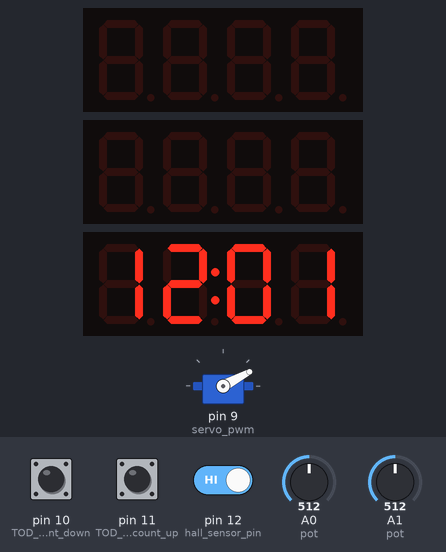
A sketch run on a simulated Arduino Uno, built with avr-gcc and run on an emulated ATmega328P. Shown: 3 × 4-digit seven-segment display, servo. The inputs (shaded band) are chosen by the test bench; at power-on: pin 11 (TOD_clock_set_count_up) HIGH, pin 10 (TOD_clock_set_count_down) HIGH, pin 12 (hall_sensor_pin) HIGH, A0 (pot) = 512, A1 (pot) = 512. The local clock reads 2024-03-15 10:24:30 at power-on unless the sketch sets it.

Above: at 3.3 s.
3.4 s: pin 11 (TOD_clock_set_count_up) pulled LOW for 0.15 s
At 3.58 s:
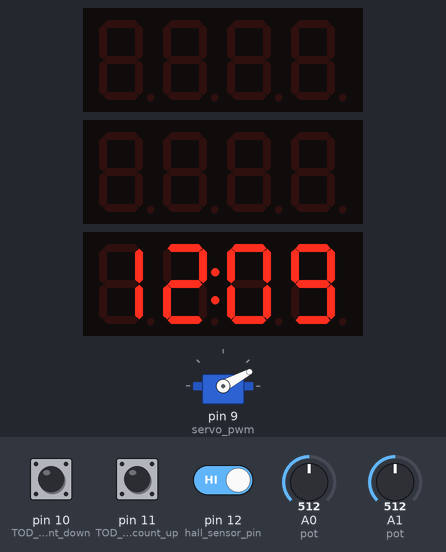
4.1 s: pin 10 (TOD_clock_set_count_down) pulled LOW for 0.15 s
At 4.48 s:
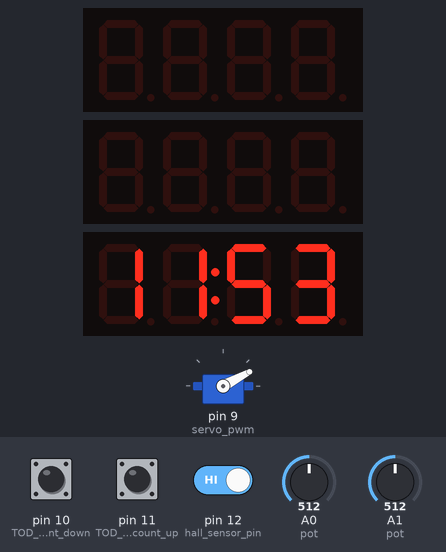
4.8 s: pin 11 (TOD_clock_set_count_up) pulled LOW for 1 s
At 5.31 s:
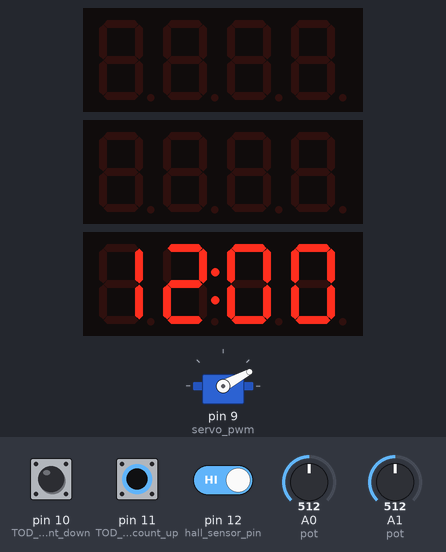
6.4 s: pin 10 (TOD_clock_set_count_down) pulled LOW for 1 s
At 6.84 s:
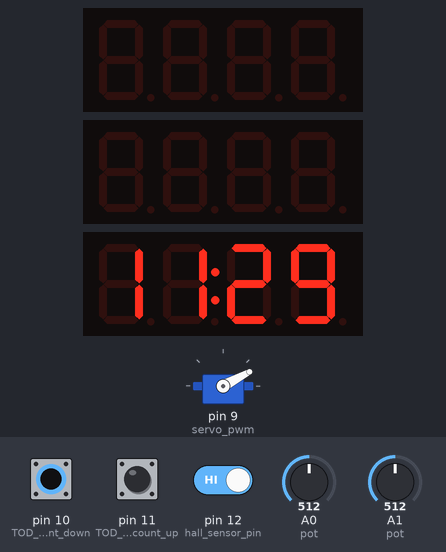
8.0 s: pin 10 (TOD_clock_set_count_down) driven LOW and pin 11 (TOD_clock_set_count_up) driven LOW and pin 12 (hall_sensor_pin) driven LOW
At 8.0 s:
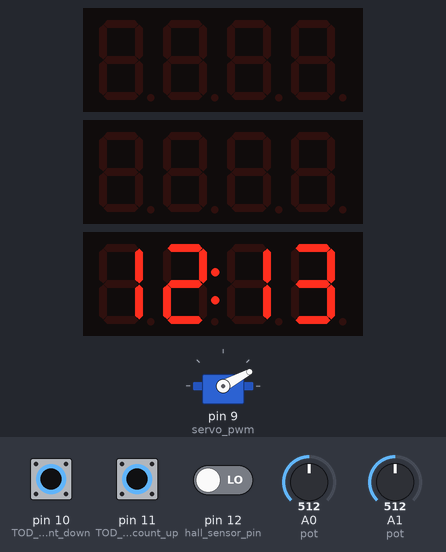
11.0 s: pin 10 (TOD_clock_set_count_down) driven HIGH
At 11.5 s:
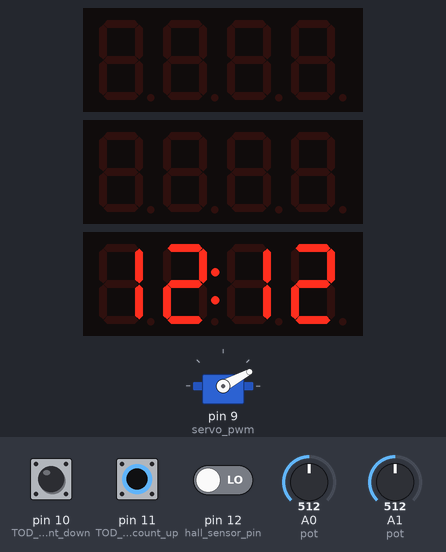
Timing chart, 0 to 13.5 s (numbered marks = the images above; inputs shaded):
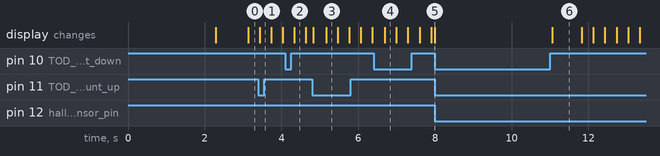

The sketch:

AutoCat_05.ino
```cpp
//AutoCat_05: final shipping version 5.0 written by Jasen B.W. Levoy

//Functions/Features:
//Read door open and closed time from pots and display
//Blink open/closed time displays when open >= closed
//RTC create tod and display
//Door closed check with hall effect sensor
//Servo lock actuator sequence
//TOD clock set feature
//Adjust brightness using photo sensor
//Support functions: set displays

//See Rinky-Dink Electronics by Henning Karlsen for details about DS3231 time module.
//web: http://www.RinkyDinkElectronics.com/

#include <DS3231.h> //RTC module library

// Init the DS3231 using the hardware interface
// DS3231:  SDA pin   -> Analog 4
//          SCL pin   -> Analog 5
DS3231  rtc(SDA, SCL);

#include <TM1637TinyDisplay.h> //TM1637 library. Get displays ready, associate with pins
#define CLK_1 6 //Digital 6 display 1 'time open'
#define DIO_1 7 //Digital 7
TM1637TinyDisplay display1(CLK_1, DIO_1);

#define CLK_2 4 //Digital 4 display 2 'time close'
#define DIO_2 5 //Digital 5
TM1637TinyDisplay display2(CLK_2, DIO_2);

#define CLK_3 2 //Digital 2 display 3 'RTC'
#define DIO_3 3 //Digital 3
TM1637TinyDisplay display3(CLK_3, DIO_3);

Time t; //create object t of class Time, member of DS3231.h

uint8_t blank[] = { 0x0, 0x0, 0x0, 0x0 }; //will use this later to clear the "2" that remains after 2359 rollover

#include <Servo.h> // include servo library to use its related functions
#define servo_pwm 9 // A descriptive name for digital 9 pin of Arduino to provide PWM signal --> angle (0=0%, 180=100% duty cycle)
Servo lock_servo;  // Define an instance of Servo object with the name of "lock_servo"

long int oldPotVal_1 = 0;
long int potTimer_1 = 0;
bool potHolder_1 = false;
int open = 0;

long int oldPotVal_2 = 0;
long int potTimer_2 = 0;
bool potHolder_2 = false;
int close = 0;

long int blink_timer = 0; //time blink to half second for impossible open/close times
bool blink = false; //bool for improper timing if's

long int close_timer = 0;
bool closed = false;

int open_angle = 28 ; //open
int lock_angle = 128; //lock
int servo_angle = 5; //unlock on program start
long int servoTimer = 0;
bool detached = true;

long int counter = 720; //TOD clock set counter

long int upTimer1 = 0; //TOD clock set count up
long int upTimer2 = 0;
long int upTimer3 = 0;
bool upLongPress = 0;

long int downTimer1 = 0; //TOD clock set count down
long int downTimer2 = 0;
long int downTimer3 = 0;
bool downLongPress = 0;
long int setClockTimer = 0;
bool setClock = false;
bool upRelease = true;
bool downRelease = true;

float photoVoltage = 0; //photo sensor
long int brightTimer = 0;
int bright[10];
int brightSum = 0;
int brightCount = 0;
int brightAve = 0;

void setup() {
  Serial.begin(115200);
  display1.begin();
  display1.setBrightness(7); //set 0:min - 7:max
  display2.begin();
  display2.setBrightness(7);
  display3.begin();
  display3.setBrightness(7);

  rtc.begin(); //Initialize the rtc object
  rtc.setTime(12, 0, 0);     //set time. Reset at noon to calibrate
  pinMode(12, INPUT_PULLUP);    //hall sensor pin
  servo_angle = open_angle;  //open_angle seems to be 5
  lock_servo.attach(servo_pwm); //attach servo
  lock_servo.write(servo_angle);
  delay(2000);
  lock_servo.detach(); //un-attach servo. stops power going to servo
  close_timer = millis(); //start timer for three seconds, make sure door is closed before lock moves 1st time (except initial unlock above)
  pinMode(11, INPUT_PULLUP); //TOD clock set count up
  pinMode(10, INPUT_PULLUP); //TOD clock set count down
}

void loop(){

  //#####################################################################
  //read and display door opening time

  if (millis() - potTimer_1 > 5000){ //chose 5 seconds as wait time to see if user is adjusting timer 1
    oldPotVal_1 = analogRead(A0);
    potTimer_1 = millis();
  }
  if (abs(oldPotVal_1 - analogRead(A0)) < 20){ //chose 20 to balance sensitivity to new activity vs. resiliance to pot jitter
    potHolder_1 = true;
  }
  if (abs(oldPotVal_1 - analogRead(A0)) > 20){
    potHolder_1 = false;
  }
  if (potHolder_1 == false){
    int pot1_val = analogRead(A0); //opening time pot (0 to 1023)
    int tod1_100 = pot1_val*2.346;
    int mod1_min = tod1_100 % 100; //remainder of tod_100 (0 to 2399) after mod 100
    int hrs1_trunc = tod1_100 / 100; //eg 1034 -> 10
    int min1 = mod1_min * 0.596; //eg 99 -> 59, 50 -> 30
    int tod1_min = hrs1_trunc * 100;
    int tod1 = (hrs1_trunc * 100) + min1; //exact time of day to minute from potentiometer
    int rem1_30 = min1 % 30;
    open = (hrs1_trunc * 100) + (min1 - rem1_30); //put it all together..
  }
  if (blink == false){ //display close time if blink flag is false
    setTimerDisplay1(open);
  }

  //#####################################################################
  //read and display door closing time

  if (millis() - potTimer_2 > 5000){ //chose 5 seconds as wait time to see if user is adjusting timer 2
    oldPotVal_2 = analogRead(A1);
    potTimer_2 = millis();
  }
  if (abs(oldPotVal_2 - analogRead(A1)) < 20){ //chose 20 to balance sensitivity to new activity vs. resiliance to pot jitter
    potHolder_2 = true;
  }
  if (abs(oldPotVal_2 - analogRead(A1)) > 20){
    potHolder_2 = false;
  }
  if (potHolder_2 == false){
    int pot2_val = analogRead(A1); //closing time pot (0 to 1023)
    int tod2_100 = pot2_val*2.346;
    int mod2_min = tod2_100 % 100; //remainder of tod_100 (0 to 2399) after mod 100
    int hrs2_trunc = tod2_100 / 100; //eg 1034 -> 10
    int min2 = mod2_min * 0.596; //eg 99 -> 59, 50 -> 30
    int tod2_min = hrs2_trunc * 100;
    int tod2 = (hrs2_trunc * 100) + min2; //exact time of day to minute from potentiometer
    int rem2_30 = min2 % 30;
    close = (hrs2_trunc * 100) + (min2 - rem2_30); //put it all together..
  }
  if (blink == false){ //display close time if blink flag is false
    setTimerDisplay2(close);
  }

  //#####################################################################
  //improper timing blink sequence

  if (open >= close){ //blink display1 & 2 if close time occurs before open time
    if (millis() - blink_timer > 500 && blink == false) {
      display1.setSegments(blank);
      display2.setSegments(blank);
      blink_timer = millis();
      blink = true;
    }

    if (millis() - blink_timer > 500 && blink == true) {
      setTimerDisplay1(open);
      setTimerDisplay2(close);
      blink_timer = millis();
      blink = false;
    }
  }
  if (open < close) { //if negative time condition is fixed while outside above if condition, blink must be returned to false so time display works in other sections
    blink = false;
  }

  //#####################################################################
  //RTC: create int tod using t.hour and t.min fields of t object
  t = rtc.getTime(); //populate t object fields
  int tod = t.hour*100+t.min; //put it all together..

  //display time on TM1637 (7-Seg) from 0:00 to 1:00 am: shift start pos to [1] and turn leading zeros on
  if (tod < 100){
    if (t.sec < 2){ //this clears the "2" that would otherwise remain in pos[0] after rollover from 2359. only happens once
      display3.setSegments(blank);
    }
    int tod1 = tod*10;
    display3.showNumberDec(tod1, 0b10000000, 1, 4, 1); //ShowNumberDec(number to display, colon 0b10000000=on (for this config only), leading zeroes T/F. length, start position)
  }

  //display time on TM1637 (7-Seg) from 1:00 to 23:59 pm: shift start pos to [0] and turn leading zeros off
  if (tod >= 100){
    display3.showNumberDec(tod, 0b01000000, 0, 4, 0); //ShowNumberDec(number to display, colon 0b01000000=on, leading zeroes T/F. length, start position)
  }

  //#####################################################################
  //3144 Hall effect sensor - door closed check sequence

  if (digitalRead(12) == 1){ //check if hall sensor outputting 1 meaning no proximity to magnet, indicating door open
    closed = false; //set closed to false
    close_timer = millis(); //start timer for three seconds
  }
  if (digitalRead(12) == 0 && closed == false && millis() - close_timer > 3000){ //if bool closed is false and it has been > three seconds, assume door closed is true
      closed = true;
  }

  //#####################################################################
  //servo sequence

  if (closed == 1 && open < close && tod > open && tod < close && servo_angle != open_angle){ //disengage lock to open
    servo_angle = open_angle; //this is to keep it from reassigning state and constantly resetting timer
    lock_servo.attach(servo_pwm); //attach servo
    lock_servo.write(servo_angle); //open_angle seems to be 5
    servoTimer = millis();
    detached = false;
  }
  if (closed == 1 && open < close && (tod <= open || tod >= close) && servo_angle != lock_angle){ //engage lock
    servo_angle = lock_angle;
    lock_servo.attach(servo_pwm); //attach servo
    lock_servo.write(servo_angle); //lock_angle seems to be 105
    servoTimer = millis();
    detached = false;
  }
  if (closed == 1 && open >= close && servo_angle != lock_angle){ //engage lock
    servo_angle = lock_angle;
    lock_servo.attach(servo_pwm); //attach servo
    lock_servo.write(servo_angle); //lock_angle seems to be 105
    servoTimer = millis();
    detached = false;
  }
  if (millis() - servoTimer > 3000 && detached == false){
    lock_servo.detach(); //un-attach servo. stops power to servo
    detached = true;
  }

  //##################################################################################################################
  //TOD clock set

  if (digitalRead(11) == 1 || digitalRead(10) == 1){
    setClockTimer = millis();
    upTimer1 = millis();
    upTimer2 = millis();
    downTimer1 = millis();
    downTimer2 = millis();
    setClock = true;
    t = rtc.getTime(); //populate t object fields
    counter = t.hour*60+t.min;
  }
  while (setClock == true){
    if (digitalRead(11) || digitalRead(10)){
      setClockTimer = millis();
    }
    if (digitalRead(11) == 0){
      upTimer1 = millis();
      upTimer2 = millis();
      upRelease = true;
    }
    if (digitalRead(10) == 0){
      downTimer1 = millis();
      downTimer2 = millis();
      downRelease = true;
    }

    //##########################
    //TOD clock set - count up

    if (digitalRead(11) == 1 && millis() - upTimer1 > 50 && upLongPress != true && upRelease){
      counter++;
      int setHours = (counter / 60);
      int setMin = counter % 60;
      if (setHours > 23){
        setHours = 23;
      }
      rtc.setTime(setHours, setMin, 0);
      int tod = setHours*100+setMin; //put it all together..
      setClockDisplay(tod);
      upTimer1 = millis();
      upRelease = false;
    }
    if (millis() - upTimer2 > 800){
      upLongPress = true;
    }
    while (upLongPress == true){
      counter++;
      delay(5);
      int setHours = (counter / 60);
      int setMin = counter % 60;
      if (setHours > 23){
        setHours = 23;
      }
      rtc.setTime(setHours, setMin, 0);
      int tod = setHours*100+setMin; //put it all together..
      setClockDisplay(tod);
      if (digitalRead(11) == 0){
        upLongPress = false;
      }
    }

    //##########################
    //TOD clock set - count down
    if (digitalRead(10) == 1 && millis() - downTimer1 > 50 && downLongPress != true && downRelease){
      counter--;
      if (counter < 0){
        counter = 0;
      }
      int setHours = (counter / 60);
      int setMin = counter % 60;
      rtc.setTime(setHours, setMin, 0);
      int tod = setHours*100+setMin; //put it all together..
      setClockDisplay(tod);
      downTimer1 = millis();
      downRelease = false;
    }
    if (digitalRead(10) == 0){
      downTimer2 = millis();
    }
    if(millis() - downTimer2 > 800){
      downLongPress = true;
    }
    while (downLongPress == true){
      counter--;
      if (counter < 0){
        counter = 0;
      }
      delay(5);
      int setHours = (counter / 60);
      int setMin = counter % 60;
      rtc.setTime(setHours, setMin, 0);
      int tod = setHours*100+setMin; //put it all together..
      setClockDisplay(tod);
      if (digitalRead(10) == 0){
        downLongPress = false;
      }
    }
    if (millis() - setClockTimer > 5000){
      setClock = false;
    }
  }

  //################################################################################################
  //adjust display brightness using photo sensor

  if (millis() - brightTimer > 800){
    photoVoltage = analogRead(A2);
    photoVoltage = photoVoltage - 300;
    int brightness = photoVoltage / 80;
    if (brightness > 7){
      brightness = 7;
    }
    if (brightness < 0){
      brightness = 0;
    }
    brightness = 7 - brightness;
    brightCount++; //should be 1 after this line, to begin with
    bright[brightCount] = brightness;

    if (brightCount == 10){
      for (int i = 1; i < 11; i++){
        brightSum += bright[i];
      }
      brightAve = brightSum / 10;
      brightCount = 0;
      brightSum = 0;
      display1.setBrightness(brightAve);
      display2.setBrightness(brightAve);
      display3.setBrightness(brightAve);
    }
    brightTimer = millis();
  }
}

void setTimerDisplay1(int time){
  if (time < 100){
    int time1 = time*10;
    display1.showNumberDec(time1, 0b10000000, 1, 4, 1); //ShowNumberDec(number to display, colon 0b10000000=on (for this config only), leading zeroes T/F. length, start position)
  }
  if (time >= 100){
    display1.showNumberDec(time, 0b01000000, 0, 4, 0);
  }
}

void setTimerDisplay2(int time){
  if (time < 100){
    int time1 = time*10;
    display2.showNumberDec(time1, 0b10000000, 1, 4, 1); //ShowNumberDec(number to display, colon 0b10000000=on (for this config only), leading zeroes T/F. length, start position)
  }
  if (time >= 100){
    display2.showNumberDec(time, 0b01000000, 0, 4, 0);
  }
}

void setClockDisplay(int time){
  if (time < 100){ //display open time
    int time1 = time*10;
    display3.showNumberDec(time1, 0b10000000, 1, 4, 1); //ShowNumberDec(number to display, colon 0b10000000=on (for this config only), leading zeroes T/F. length, start position)
  }
  if (time >= 100){
    display3.showNumberDec(time, 0b01000000, 0, 4, 0);
  }
}
```

Measured:
- after the input at 8.0 s, every drawn part: stays the same
- after the input at 11.0 s, servo on pin 9 (servo_pwm): stays 28° (without the input it goes to 128° after 0.47 s); the display: changes after 0.05 s (image 6)
- what the display in image 6 shows lasts 0.7 s, from 11.1 s to 11.8 s
